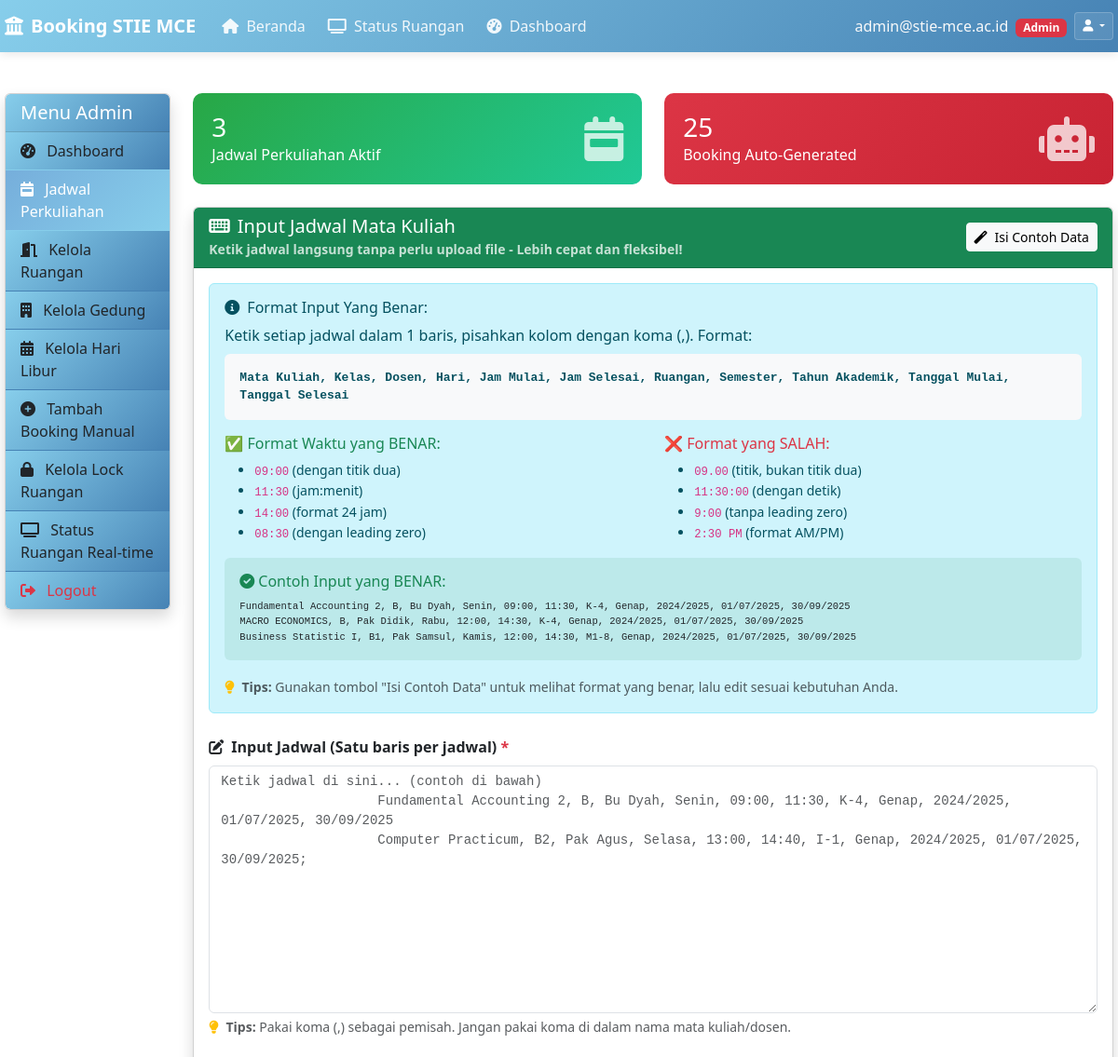
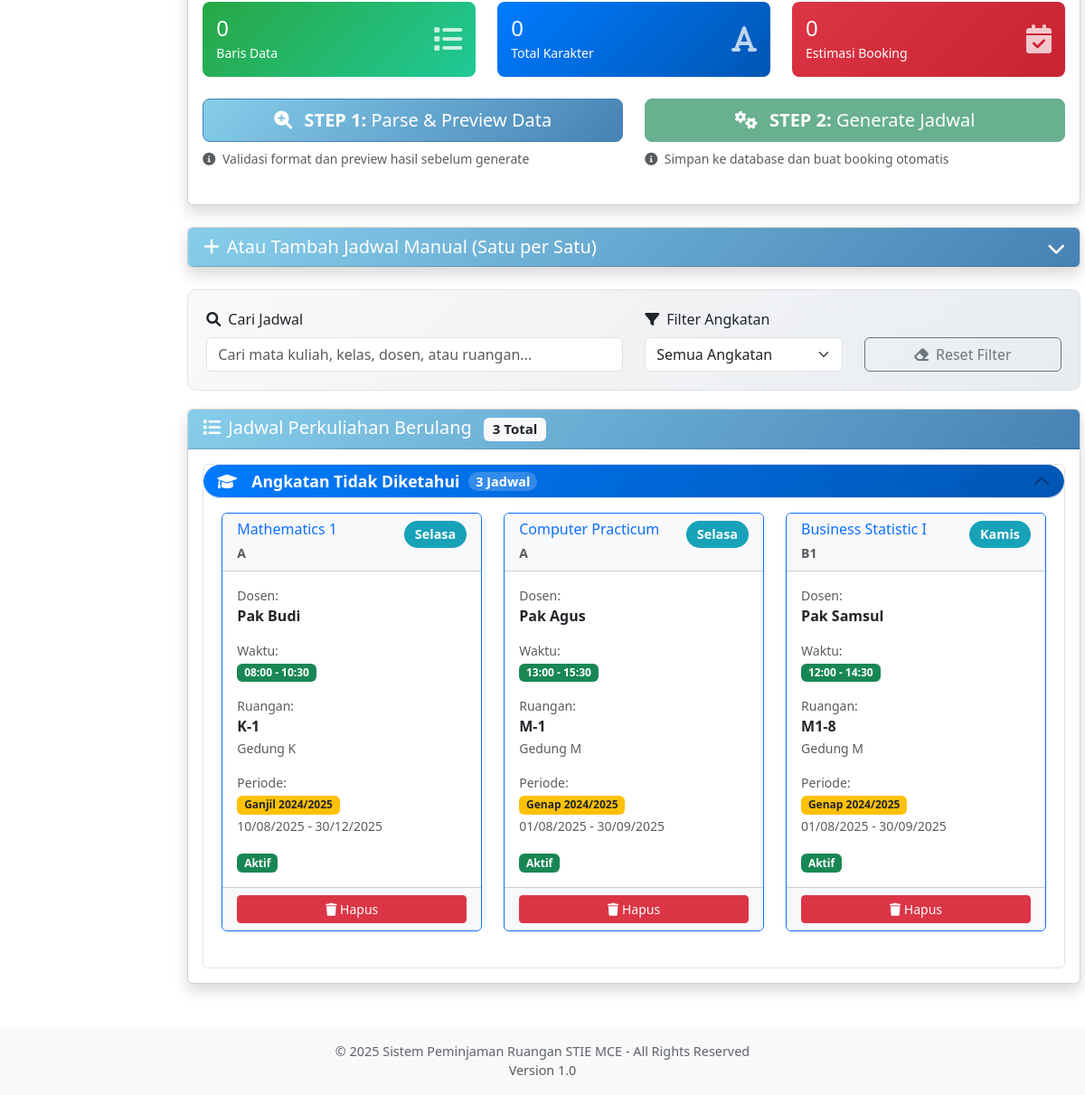
Page /admin/recurring_schedules.php (signed in) on the committed database (2 pictures, top to bottom).
### tables this page shows
CREATE TABLE `tbl_recurring_schedules` (
  `id_schedule` int(11) NOT NULL,
  `id_ruang` int(11) NOT NULL,
  `nama_matakuliah` varchar(200) NOT NULL,
  `kelas` varchar(50) NOT NULL,
  `dosen_pengampu` varchar(200) NOT NULL,
  `hari` enum('monday','tuesday','wednesday','thursday','friday','saturday','sunday') NOT NULL,
  `jam_mulai` time NOT NULL,
  `jam_selesai` time NOT NULL,
  `semester` varchar(20) NOT NULL,
  `tahun_akademik` varchar(20) NOT NULL,
  `start_date` date NOT NULL,
  `end_date` date NOT NULL,
  `status` enum('active','inactive') DEFAULT 'active',
  `created_by` int(11) NOT NULL,
  `created_at` timestamp NOT NULL DEFAULT current_timestamp(),
  `updated_at` timestamp NOT NULL DEFAULT current_timestamp() ON UPDATE current_timestamp()
);

CREATE TABLE `tbl_ruang` (
  `id_ruang` int(11) NOT NULL,
  `id_gedung` int(11) NOT NULL,
  `nama_ruang` varchar(100) NOT NULL,
  `kapasitas` int(11) NOT NULL,
  `lokasi` varchar(50) NOT NULL,
  `fasilitas` text DEFAULT NULL COMMENT 'Daftar fasilitas ruangan',
  `allowed_roles` set('admin','mahasiswa','dosen','karyawan') DEFAULT 'admin,mahasiswa,dosen,karyawan' COMMENT 'Role yang boleh booking ruangan ini',
  `description` text DEFAULT NULL COMMENT 'Deskripsi ruangan'
);

CREATE TABLE `tbl_gedung` (
  `id_gedung` int(11) NOT NULL,
  `nama_gedung` varchar(100) NOT NULL,
  `deskripsi` varchar(200) NOT NULL,
  `created_at` timestamp NOT NULL DEFAULT current_timestamp(),
  `updated_at` timestamp NOT NULL DEFAULT current_timestamp() ON UPDATE current_timestamp()
);

### admin/recurring_schedules.php (the view, shortened to what the rows shown need)
<?php
require_once '../config.php';
$stmt = $conn->prepare("
    SELECT rs.*, r.nama_ruang, g.nama_gedung, u.email as created_by_email,
           CASE
               WHEN rs.kelas REGEXP '^[0-9]+' THEN CONCAT('20', SUBSTRING(rs.kelas, 1, 2))
               ELSE 'Tidak Diketahui'
           END as angkatan
    FROM tbl_recurring_schedules rs
    JOIN tbl_ruang r ON rs.id_ruang = r.id_ruang
    LEFT JOIN tbl_gedung g ON r.id_gedung = g.id_gedung
    JOIN tbl_users u ON rs.created_by = u.id_user
    WHERE rs.status = 'active'
    ORDER BY angkatan DESC, rs.hari, rs.jam_mulai
");
$stmt->execute();
$schedules = $stmt->fetchAll();
$schedulesByAngkatan = [];
foreach ($schedules as $schedule) {
    $angkatan = $schedule['angkatan'];
    if (!isset($schedulesByAngkatan[$angkatan])) {
        $schedulesByAngkatan[$angkatan] = [];
    }
    $schedulesByAngkatan[$angkatan][] = $schedule;
}
$dayMapping = [
    'monday' => 'Senin',
    'tuesday' => 'Selasa',
    'wednesday' => 'Rabu',
    'thursday' => 'Kamis',
    'friday' => 'Jumat',
    'saturday' => 'Sabtu',
    'sunday' => 'Minggu'
];
?>
<!DOCTYPE html>
<html lang="id">
<head>
    <link rel="stylesheet" href="../style.css">
    <link rel="stylesheet" href="https://cdnjs.cloudflare.com/ajax/libs/font-awesome/6.0.0/css/all.min.css">
    <link rel="stylesheet" href="https://cdn.jsdelivr.net/npm/bootstrap@5.3.0/dist/css/bootstrap.min.css">
</head>
<body class="admin-theme">
        <?php $backPath = '../'; include '../header.php'; ?>
    <div class="container-fluid mt-4">
        <div class="row">
            <div class="col-md-9 col-lg-10">
                <div class="card shadow">
                    <div class="card-body">
                        <?php if (count($schedules) > 0): ?>
                            <div class="accordion" id="scheduleAccordion">
                                <?php foreach ($schedulesByAngkatan as $angkatan => $angkatanSchedules): ?>
                                    <div class="accordion-item schedule-group" data-angkatan="<?= $angkatan ?>">
                                        <h2 class="accordion-header" id="heading<?= str_replace(' ', '', $angkatan) ?>">
                                            <button class="accordion-button" style="font-size: 1.1rem; font-weight: 600; padding: 8px 15px; border-radius: 25px; background: linear-gradient(135deg, #007bff, #0056b3); color: white; border: none;" type="button"
                                                    data-bs-toggle="collapse"
                                                    data-bs-target="#collapse<?= str_replace(' ', '', $angkatan) ?>"
                                                    aria-expanded="true"
                                                    aria-controls="collapse<?= str_replace(' ', '', $angkatan) ?>">
                                                <i class="fas fa-graduation-cap me-3"></i>
                                                Angkatan <?= $angkatan ?>
                                                <span style="background: rgba(255,255,255,0.2); padding: 2px 8px; border-radius: 12px; font-size: 0.9rem; margin-left: 10px;"><?= count($angkatanSchedules) ?> Jadwal</span>
                                            </button>
                                        </h2>
                                        <div id="collapse<?= str_replace(' ', '', $angkatan) ?>"
                                             class="accordion-collapse collapse <?= $angkatan === array_keys($schedulesByAngkatan)[0] ? 'show' : '' ?>"
                                             aria-labelledby="heading<?= str_replace(' ', '', $angkatan) ?>"
                                             data-bs-parent="#scheduleAccordion">
                                            <div class="accordion-body">
                                                <div class="row">
                                                    <?php foreach ($angkatanSchedules as $schedule): ?>
                                                        <div class="col-md-6 col-lg-4 mb-4 schedule-item"
                                                             data-search="<?= strtolower($schedule['nama_matakuliah'] . ' ' . $schedule['kelas'] . ' ' . $schedule['dosen_pengampu'] . ' ' . $schedule['nama_ruang']) ?>">
                                                            <div class="card schedule-card h-100 border-primary">
                                                                <div class="card-header bg-light">
                                                                    <div class="d-flex justify-content-between align-items-start">
                                                                        <div>
                                                                            <h6 class="mb-1 text-primary"><?= htmlspecialchars($schedule['nama_matakuliah']) ?></h6>
                                                                            <small class="text-muted"><?= htmlspecialchars($schedule['kelas']) ?></small>
                                                                        </div>
                                                                        <span class="badge" style="font-size: 0.9rem; padding: 8px 12px; border-radius: 20px; background-color: #17a2b8; color: white;">
                                                                            <?= $dayMapping[$schedule['hari']] ?>
                                                                        </span>
                                                                    </div>
                                                                </div>
                                                                <div class="card-body">
                                                                    <div class="mb-3">
                                                                        <small class="text-muted d-block">Dosen:</small>
                                                                        <strong><?= htmlspecialchars($schedule['dosen_pengampu']) ?></strong>
                                                                    </div>
                                                                    <div class="mb-3">
                                                                        <small class="text-muted d-block">Waktu:</small>
                                                                        <span class="badge bg-success">
                                                                            <?= date('H:i', strtotime($schedule['jam_mulai'])) ?> - <?= date('H:i', strtotime($schedule['jam_selesai'])) ?>
                                                                        </span>
                                                                    </div>
                                                                    <div class="mb-3">
                                                                        <small class="text-muted d-block">Ruangan:</small>
                                                                        <strong><?= htmlspecialchars($schedule['nama_ruang']) ?></strong><br>
                                                                        <small class="text-muted"><?= htmlspecialchars($schedule['nama_gedung']) ?></small>
                                                                    </div>
                                                                    <div class="mb-3">
                                                                        <small class="text-muted d-block">Periode:</small>
                                                                        <span class="badge bg-warning text-dark">
                                                                            <?= htmlspecialchars($schedule['semester']) ?> <?= htmlspecialchars($schedule['tahun_akademik']) ?>
                                                                        </span><br>
                                                                        <small class="text-muted">
                                                                            <?= date('d/m/Y', strtotime($schedule['start_date'])) ?> - <?= date('d/m/Y', strtotime($schedule['end_date'])) ?>
                                                                        </small>
                                                                    </div>
                                                                    <div>
                                                                        <?php if ($schedule['status'] === 'active'): ?>
                                                                            <span class="badge bg-success">Aktif</span>
                                                                        <?php else: ?>
                                                                            <span class="badge bg-secondary">Nonaktif</span>
                                                                        <?php endif; ?>
                                                                    </div>
                                                                </div>
                                                                <div class="card-footer bg-light">
                                                                    <div class="btn-group w-100" role="group">
                                                                        <button type="button" class="btn btn-sm btn-danger delete-btn"
                                                                            onclick="confirmDeleteSchedule(<?= $schedule['id_schedule'] ?>, '<?= addslashes($schedule['nama_matakuliah'] . ' - ' . $schedule['kelas']) ?>', '<?= addslashes($schedule['dosen_pengampu']) ?>', '<?= addslashes($schedule['nama_ruang']) ?>')">
                                                                        <i class="fas fa-trash"></i> Hapus
                                                                    </button>
                                                                    </div>
                                                                </div>
                                                            </div>
                                                        </div>
                                                    <?php endforeach; ?>
                                                </div>
                                            </div>
                                        </div>
                                    </div>
                                <?php endforeach; ?>
                            </div>
                        <?php endif; ?>
                    </div>
                </div>
            </div>
        </div>
</div>
</body>
</html>

### rows in the picture
tbl_recurring_schedules: nama_matakuliah "Mathematics 1", kelas "A", hari "Selasa", dosen_pengampu "Pak Budi", jam_mulai "08:00", jam_selesai "10:30", id_ruang.nama_ruang "K-1", tbl_gedung.nama_gedung "Gedung K", semester "Ganjil", tahun_akademik "2024/2025", start_date "10/08/2025", end_date "30/12/2025", status "Aktif"
tbl_recurring_schedules: nama_matakuliah "Computer Practicum", kelas "A", hari "Selasa", dosen_pengampu "Pak Agus", jam_mulai "13:00", jam_selesai "15:30", id_ruang.nama_ruang "M-1", tbl_gedung.nama_gedung "Gedung M", semester "Genap", tahun_akademik "2024/2025", start_date "01/08/2025", end_date "30/09/2025", status "Aktif"
tbl_recurring_schedules: nama_matakuliah "Business Statistic I", kelas "B1", hari "Kamis", dosen_pengampu "Pak Samsul", jam_mulai "12:00", jam_selesai "14:30", id_ruang.nama_ruang "M1-8", tbl_gedung.nama_gedung "Gedung M", semester "Genap", tahun_akademik "2024/2025", start_date "01/08/2025", end_date "30/09/2025", status "Aktif"

### other values in the picture
$userDisplayName "admin@stie-mce.ac.id"
$userRole "Admin"
$totalSchedules "3"
$totalBookingsGenerated "25"
count($schedules) "3"
$angkatan "Tidak Diketahui"
count($angkatanSchedules) "3"
$config['site_name'] "Sistem Peminjaman Ruangan STIE MCE"
